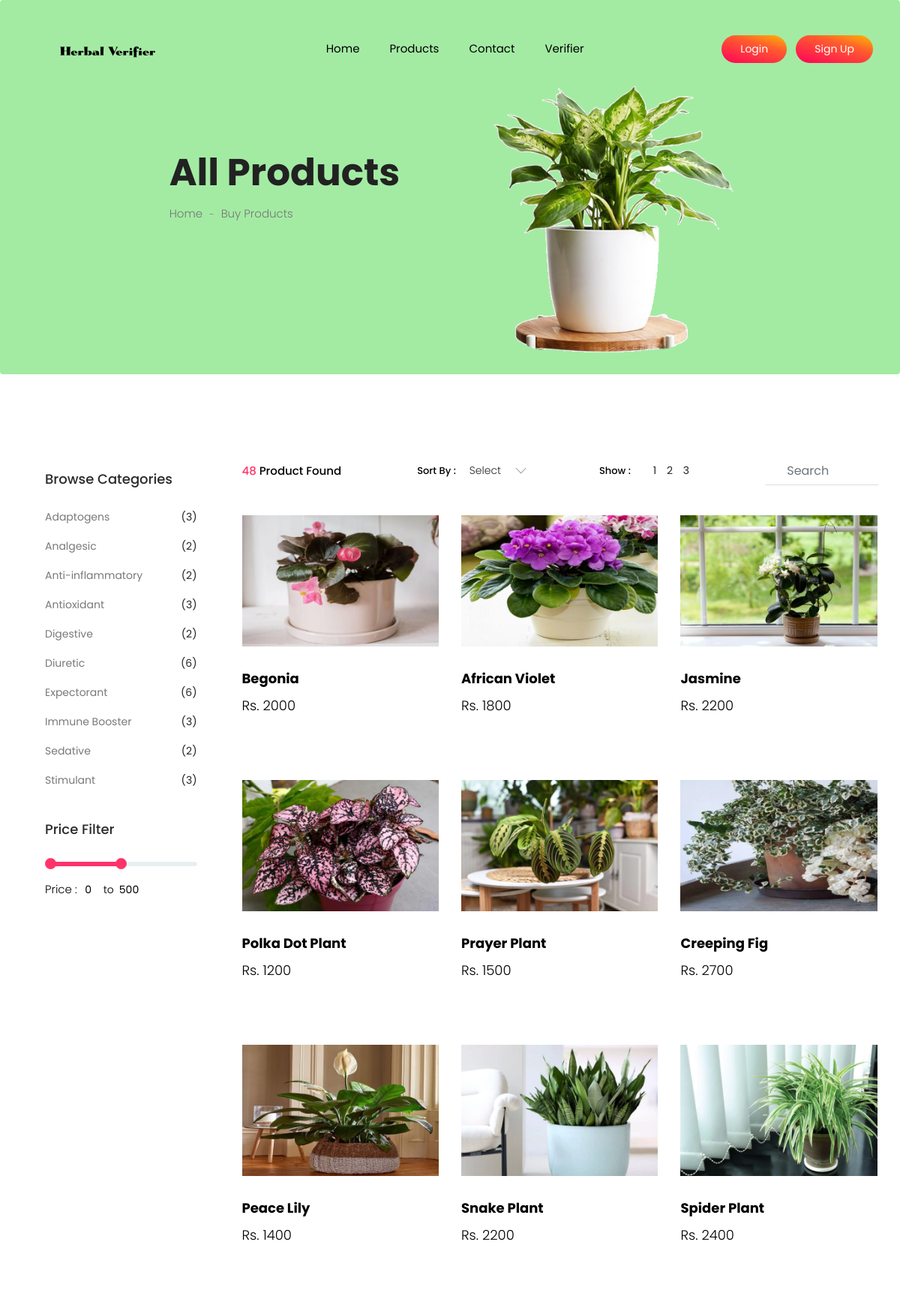
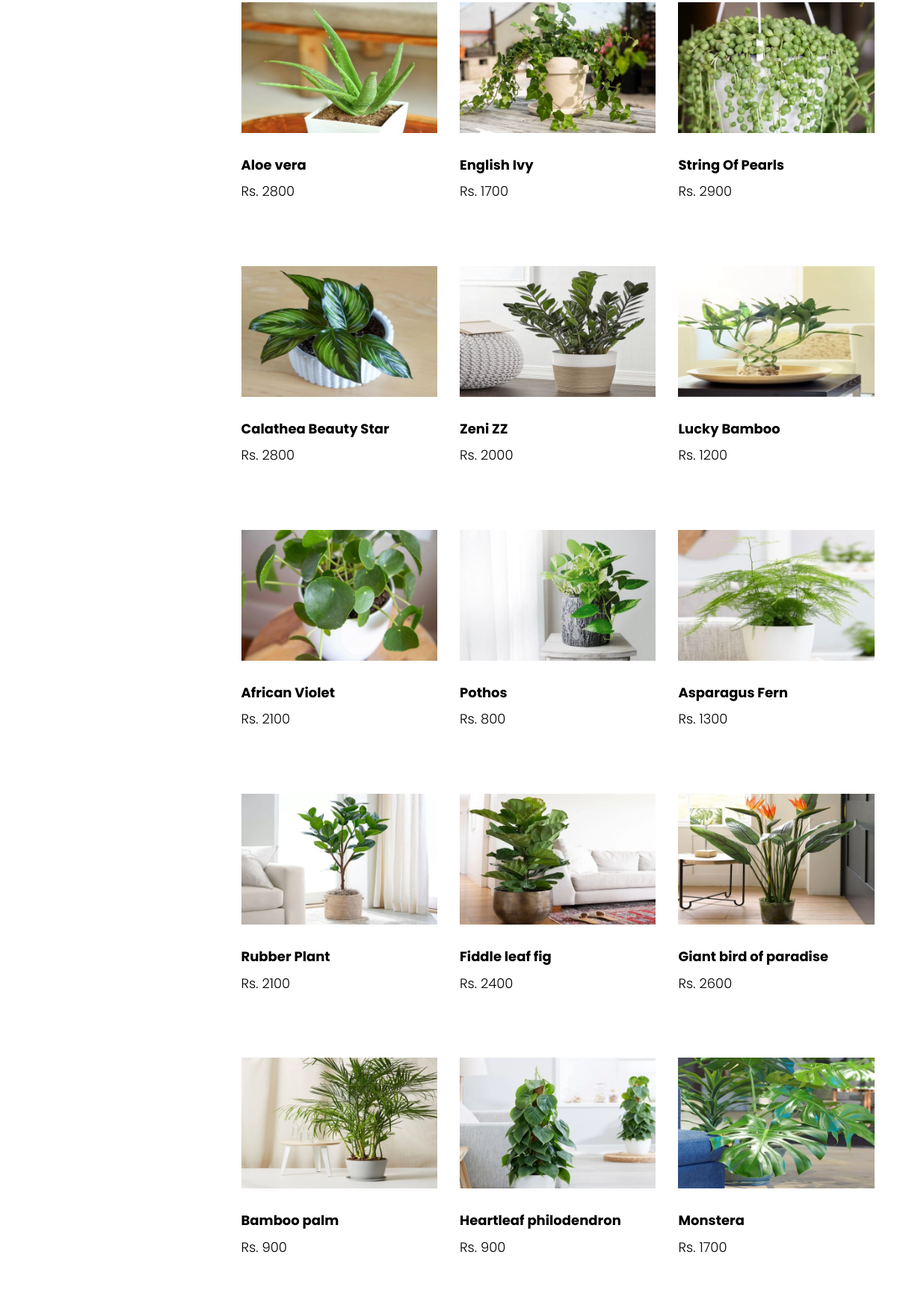
The app's page /category.php (upper part) with its own data (2 pictures, top to bottom).
### tables this page shows
CREATE TABLE `products` (
  `id` int(100) NOT NULL,
  `category` int(10) NOT NULL,
  `title` varchar(255) NOT NULL,
  `price` int(100) NOT NULL,
  `qty` int(11) NOT NULL,
  `desc` longtext NOT NULL,
  `image` text NOT NULL
);

### category.php (the view, shortened to what this page needs)
<?php
require "./includes/head.php";
?>
<?php
$query = 'SELECT * FROM `products`';
$result = mysqli_query($con, $query);
$sum = 0;
while ($row = mysqli_fetch_array($result)) {
    $sum++;
}
?>
<section class="breadcrumb breadcrumb_bg">
    <div class="container">
        <div class="row justify-content-center">
            <div class="col-lg-8">
                <div class="breadcrumb_iner">
                    <div class="breadcrumb_iner_item">
                        <h2>All Products</h2>
                        <p>Home <span>-</span> Buy Products</p>
                    </div>
                </div>
            </div>
        </div>
    </div>
</section>
<section class="cat_product_area section_padding">
    <div class="container">
        <div class="row">
            <div class="col-lg-3">
                <div class="left_sidebar_area">
                    <aside class="left_widgets p_filter_widgets">
                        <div class="l_w_title">
                            <h3>Browse Categories</h3>
                        </div>
                        <div class="widgets_inner">
                            <ul class="list">
                                <li>
                                    <a href="#">Adaptogens</a>
                                    <span>(3)</span>
                                </li>
                                <li>
                                    <a href="#">Analgesic</a>
                                    <span>(2)</span>
                                </li>
                                <li>
                                    <a href="#">Anti-inflammatory</a>
                                    <span>(2)</span>
                                </li>
                                <li>
                                    <a href="#">Antioxidant</a>
                                    <span>(3)</span>
                                </li>
                                <li>
                                    <a href="#">Digestive</a>
                                    <span>(2)</span>
                                </li>
                                <li>
                                    <a href="#">Diuretic</a>
                                    <span>(6)</span>
                                </li>
                                <li>
                                    <a href="#">Expectorant</a>
                                    <span>(6)</span>
                                </li>
                                <li>
                                    <a href="#">Immune Booster</a>
                                    <span>(3)</span>
                                </li>
                                <li>
                                    <a href="#">Sedative</a>
                                    <span>(2)</span>
                                </li>
                                <li>
                                    <a href="#">Stimulant</a>
                                    <span>(3)</span>
                                </li>
                            </ul>
                        </div>
                    </aside>
                    <aside class="left_widgets p_filter_widgets price_rangs_aside">
                        <div class="l_w_title">
                            <h3>Price Filter</h3>
                        </div>
                        <div class="widgets_inner">
                            <div class="range_item">
                                <input type="text" class="js-range-slider" value="" />
                                <div class="d-flex">
                                    <div class="price_text">
                                        <p>Price :</p>
                                    </div>
                                    <div class="price_value d-flex justify-content-center">
                                        <input type="text" class="js-input-from" id="amount" readonly />
                                        <span>to</span>
                                        <input type="text" class="js-input-to" id="amount" readonly />
                                    </div>
                                </div>
                            </div>
                        </div>
                    </aside>
                </div>
            </div>
            <div class="col-lg-9">
                <div class="row">
                    <div class="col-lg-12">
                        <div class="product_top_bar d-flex justify-content-between align-items-center">
                            <div class="single_product_menu">
                                <p><span><?php echo $sum ?> </span> Product Found</p>
                            </div>
                            <div class="single_product_menu d-flex">
                                <h5>sort by :</h5>
                            </div>
                            <div class="single_product_menu d-flex">
                                <h5>show :</h5>
                                <div class="top_pageniation">
                                    <ul>
                                        <li>1</li>
                                        <li>2</li>
                                        <li>3</li>
                                    </ul>
                                </div>
                            </div>
                            <div class="single_product_menu d-flex">
                                <div class="input-group">
                                    <input type="text" class="form-control" placeholder="search" aria-describedby="inputGroupPrepend" />
                                    <div class="input-group-prepend">
                                        <span class="input-group-text" id="inputGroupPrepend"><i class="ti-search"></i></span>
                                    </div>
                                </div>
                            </div>
                        </div>
                    </div>
                </div>
                <div class="row align-items-center latest_product_inner">
                <?php
                    $result = mysqli_query($con, $query);
                    while ($row = mysqli_fetch_array($result)) {
                        echo '<div class="col-lg-4 col-sm-6">
                                <div class="single_product_item">
                                    <img width="200px" src="img/product/'.$row['image'].'" alt="djwij" />
                                    <div class="single_product_text">
                                        <h4>'. $row['title'] .'</h4>
                                        <h3>Rs. '. $row['price'] .'</h3>';
                                  echo ' </div>
                                </div>
                            </div>';
                    }
                ?>
                </div>
            </div>
        </div>
    </div>
</section>
</body>
</html>

### css/price_rangs.css (style rules this page uses)
.irs-hidden-input { position: absolute !important; display: block !important; top: 0 !important; left: 0 !important; width: 0 !important; height: 0 !important; font-size: 0 !important; line-height: 0 !important; padding: 0 !important; margin: 0 !important; outline: none !important; z-index: -9999 !important; background: none !important; border-style: solid !important; border-color: transparent !important; }

### records on screen
products: image (picture), title "Begonia", price "2000"
products: image (picture), title "African Violet", price "1800"
products: image (picture), title "Jasmine", price "2200"
products: image (picture), title "Polka Dot Plant", price "1200"
products: image (picture), title "Prayer Plant", price "1500"
products: image (picture), title "Creeping Fig", price "2700"
products: image (picture), title "Peace Lily", price "1400"
products: image (picture), title "Snake Plant", price "2200"
products: image (picture), title "Spider Plant", price "2400"
products: image (picture), title "Aloe vera", price "2800"
products: image (picture), title "English Ivy", price "1700"
products: image (picture), title "String Of Pearls", price "2900"
products: image (picture), title "Calathea Beauty Star", price "2800"
products: image (picture), title "Zeni ZZ", price "2000"
products: image (picture), title "Lucky Bamboo", price "1200"
products: image (picture), title "African Violet", price "2100"
products: image (picture), title "Pothos", price "800"
products: image (picture), title "Asparagus Fern", price "1300"
products: image (picture), title "Rubber Plant", price "2100"
products: image (picture), title "Fiddle leaf fig", price "2400"
products: image (picture), title "Giant bird of paradise", price "2600"
products: image (picture), title "Bamboo palm", price "900"
products: image (picture), title "Heartleaf philodendron", price "900"
products: image (picture), title "Monstera", price "1700"

### other values on screen
$sum "48"
